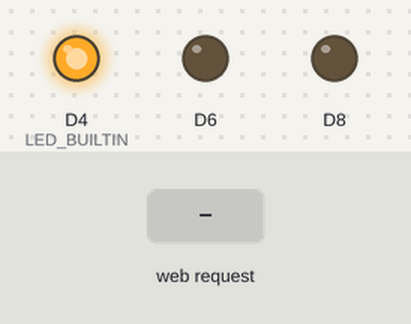
Simulated run of this program. Board: ESP8266 (NodeMCU). Parts: output pins drawn as LEDs (lit = HIGH, except the on-board LED, lit = LOW). The inputs (shaded band) are chosen by the test bench. WiFi joins after 1.5 s; servers stay silent unless stated; what the program prints to the serial monitor is not drawn.

Above: at 2.7 s.
2.8 s: HTTP request GET /gpio/1 received
At 4.0 s:
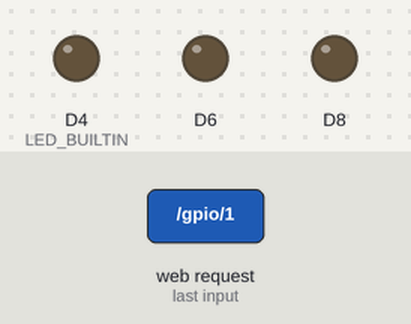
4.3 s: HTTP request GET /gpio/3 received
At 5.4 s:
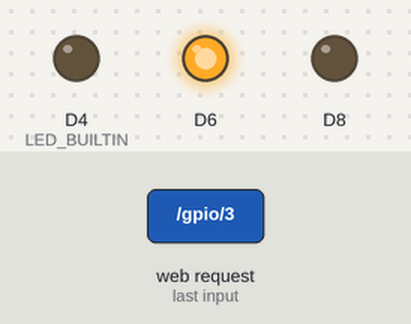
5.8 s: HTTP request GET /gpio/0 received
At 6.5 s:
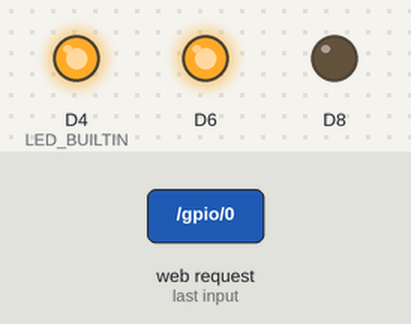
7.3 s: HTTP request GET /gpio/5 received
At 7.7 s:
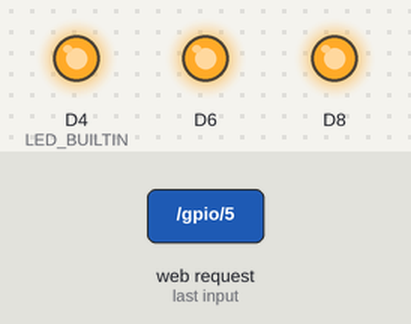
8.8 s: HTTP request GET /gpio/2 received
At 10.0 s:
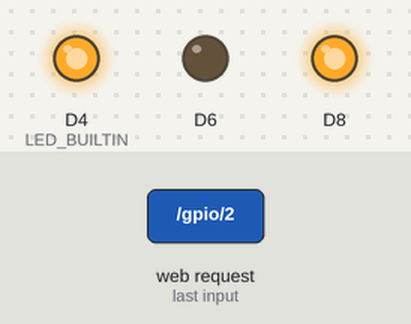
10.3 s: HTTP request GET /gpio/4 received
At 11.1 s:
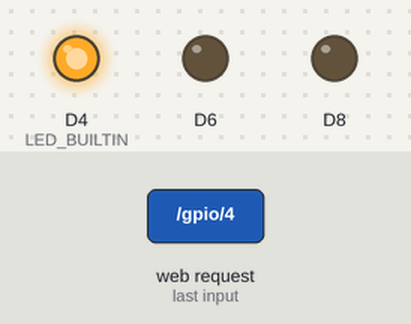
Timing chart, 0 to 12.8 s (numbered marks = the images above; inputs shaded):
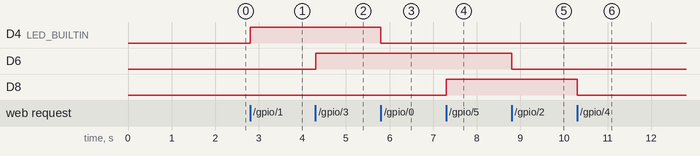

The program:

main.cpp
```cpp
/*
    This sketch demonstrates how to set up a simple HTTP-like server.
    The server will set a GPIO pin depending on the request
      http://server_ip/gpio/0 will set the GPIO2 low,
      http://server_ip/gpio/1 will set the GPIO2 high
    server_ip is the IP address of the ESP8266 module, will be
    printed to Serial when the module is connected.
*/

#include <ESP8266WiFi.h>

#ifndef STASSID
#define STASSID "Isak"
#define STAPSK "tigligestille"
#endif

const char* ssid = STASSID;
const char* password = STAPSK;

// Create an instance of the server
// specify the port to listen on as an argument
WiFiServer server(80);

void setup() {
  Serial.begin(115200);

  // prepare LED
  pinMode(LED_BUILTIN, OUTPUT);
  pinMode(D6, OUTPUT);
  pinMode(D8, OUTPUT);
  digitalWrite(D6, 0);
  digitalWrite(D8, 0);
  digitalWrite(LED_BUILTIN, 0);

  // Connect to WiFi network
  Serial.println();
  Serial.println();
  Serial.print(F("Connecting to "));
  Serial.println(ssid);

  WiFi.mode(WIFI_STA);
  WiFi.begin(ssid, password);

  while (WiFi.status() != WL_CONNECTED) {
    delay(500);
    Serial.print(F("."));
  }
  Serial.println();
  Serial.println(F("WiFi connected"));

  // Start the server
  server.begin();
  Serial.println(F("Server started"));

  // Print the IP address
  Serial.println(WiFi.localIP());
}

void loop() {
  // Check if a client has connected
  WiFiClient client = server.accept();
  if (!client) { return; }
  Serial.println(F("new client"));

  client.setTimeout(5000);  // default is 1000

  // Read the first line of the request
  String req = client.readStringUntil('\r');
  Serial.println(F("request: "));
  Serial.println(req);

  // Match the request
  int val;
  int val2;
  int val3;
  if (req.indexOf(F("/gpio/0")) != -1) {
  digitalWrite(LED_BUILTIN, LOW);
  } else if (req.indexOf(F("/gpio/1")) != -1) {
  digitalWrite(LED_BUILTIN, HIGH);
  }else if (req.indexOf(F("/gpio/2")) != -1) {
    digitalWrite(D6, LOW);
  }else if (req.indexOf(F("/gpio/3")) != -1) {
    digitalWrite(D6, HIGH);
  }else if (req.indexOf(F("/gpio/4")) != -1) {
  digitalWrite(D8, LOW);
  }else if (req.indexOf(F("/gpio/5")) != -1) {
  digitalWrite(D8, HIGH);
  } else {
    Serial.println(F("invalid request"));
    val = digitalRead(LED_BUILTIN);
    val2 = digitalRead(D6);
    val3 = digitalRead(D8);
  }

  // Set LED according to the request

  // read/ignore the rest of the request
  // do not client.flush(): it is for output only, see below
  while (client.available()) {
    // byte by byte is not very efficient
    client.read();
  }

  // Send the response to the client
  // it is OK for multiple small client.print/write,
  // because nagle algorithm will group them into one single packet
  client.print(F("HTTP/1.1 200 OK\r\nContent-Type: text/html\r\n\r\n<!DOCTYPE HTML>\r\n<html>\r\nGPIO is now "));
  client.print((val) ? F("high") : F("low"));
  client.print(F("<br><br>Click <a href='http://"));
  client.print(WiFi.localIP());
  client.print(F("/gpio/1'>here</a> to switch LED GPIO off, or <a href='http://"));
  client.print(WiFi.localIP());
  client.print(F("/gpio/0'>here</a> to switch LED GPIO on.</html>"));
  client.print(WiFi.localIP());
  client.print(F("<br><br>Click <a href='http://"));
  client.print(WiFi.localIP());
  client.print(F("/gpio/2'>here</a> to switch LED BLUE off, or <a href='http://"));
  client.print(WiFi.localIP());
  client.print(F("/gpio/3'>here</a> to switch LED BLUE on.</html>"));
   client.print(WiFi.localIP());
  client.print(F("<br><br>Click <a href='http://"));
  client.print(WiFi.localIP());
  client.print(F("/gpio/4'>here</a> to switch LED GREEN off, or <a href='http://"));
  client.print(WiFi.localIP());
  client.print(F("/gpio/5'>here</a> to switch LED GREEN on.</html>"));


  // The client will actually be *flushed* then disconnected
  // when the function returns and 'client' object is destroyed (out-of-scope)
  // flush = ensure written data are received by the other side
  Serial.println(F("Disconnecting from client"));
}
```

Measured:
- after the input at 2.8 s, D4 (LED_BUILTIN): LOW → HIGH at once
- after the input at 4.3 s, D6: LOW → HIGH at once
- after the input at 5.8 s, D4 (LED_BUILTIN): HIGH → LOW at once
- after the input at 7.3 s, D8: LOW → HIGH at once
- after the input at 8.8 s, D6: HIGH → LOW at once
- after the input at 10.3 s, D8: HIGH → LOW at once
